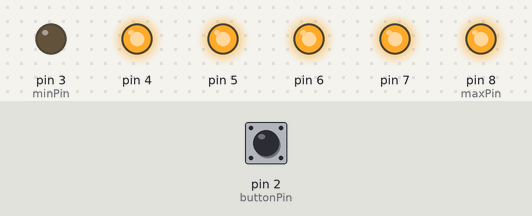
This sketch was run on a simulated Arduino Uno, built with avr-gcc and run on an emulated ATmega328P. On the bench: output pins drawn as LEDs (lit = HIGH). The inputs (shaded band) are chosen by the test bench; at power-on: pin 2 (buttonPin) HIGH.

Above: at 0.1 s.
At 0.5 s:
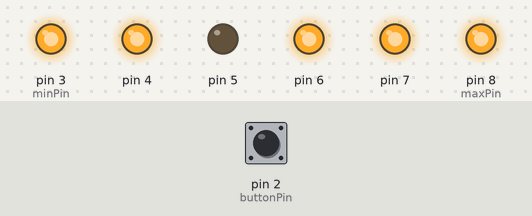
At 0.9 s:
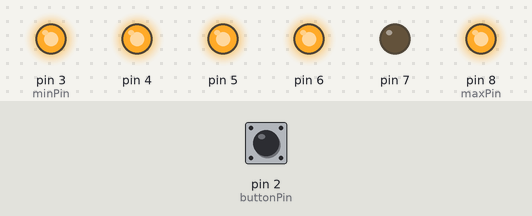
At 1.1 s:
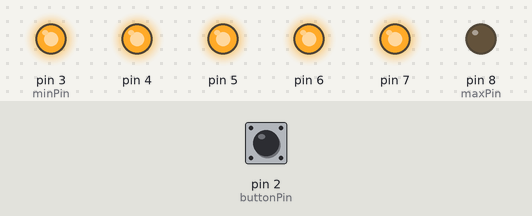
At 1.91 s:
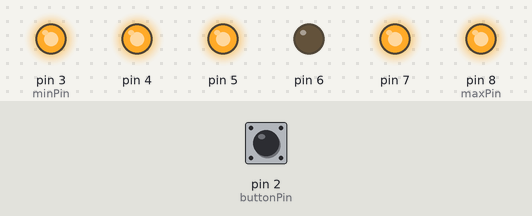
At 2.71 s:
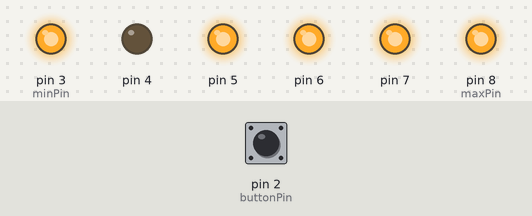
Timing chart, 0 to 3.0 s (numbered marks = the images above):
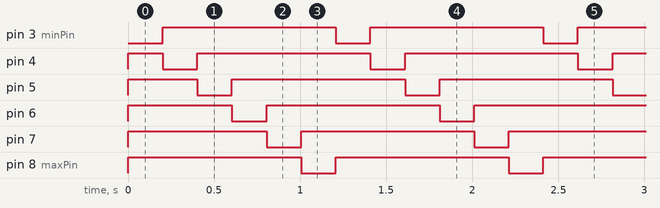

The sketch:

RunningLight.ino
```cpp
// Pins 2 or 3 should be used for interruptions on UNO.
const int buttonPin = 2;

// Time each LED is on.
const int flashTime = 200;

// Time when current LED was turned on
unsigned int timeTurnedOn = 0;

// Pins that must light up.
const int minPin = 3;
const int maxPin = 8;

// Initially, the light runs from the lowest pinID to the highest.
volatile int runStart = minPin;
volatile int runEnd = maxPin + 1;
volatile int step = 1;

// Current pin
unsigned short pin = runStart;

// Changes the direction of light movement.
void pinISR()
{
  // Change direction of lights running with button click.
  step = -step;
  if (runStart == minPin)
  {
    runStart = maxPin;
    runEnd = minPin - 1;
  }
  else
  {
    runStart = minPin;
    runEnd = maxPin + 1;
  }
}


void setup()
{
  for (int pin = minPin; pin <= maxPin; pin++)
  {
    pinMode(pin, OUTPUT);
    digitalWrite(pin, HIGH);
  }
  pinMode(buttonPin, INPUT_PULLUP);
  // Handle button pressed with interruption. This allows
  // to change direction when light is already moving.
  attachInterrupt(
    digitalPinToInterrupt(buttonPin),
    pinISR,
    FALLING
  );
}


void loop()
{

  // Turn one LED on
  if (timeTurnedOn == 0)
  {
    // Turn one LED on
    digitalWrite(pin, LOW);
    timeTurnedOn = millis();

  }

  // DO ANYTHING HERE...

  int currentTime = millis();
  int timePassed = currentTime - timeTurnedOn;

  // Wait some time with one LED on
  if (timePassed > flashTime)
  {
    // Turn one LED off
    digitalWrite(pin, HIGH);

    // Move to next pin
    pin += step;

    // Reset the turn on time
    timeTurnedOn = 0;
  }

  // Restart the loop
  if (pin == runEnd)
  {
      pin = runStart;
  }

}
```

Measured:
- by itself, pin 3 (minPin), pin 4–7, pin 8 (maxPin): alternates HIGH for 1.0 s and LOW for 0.20 s
- by itself, everything shown: repeats every 1.2 s, in 6 steps
